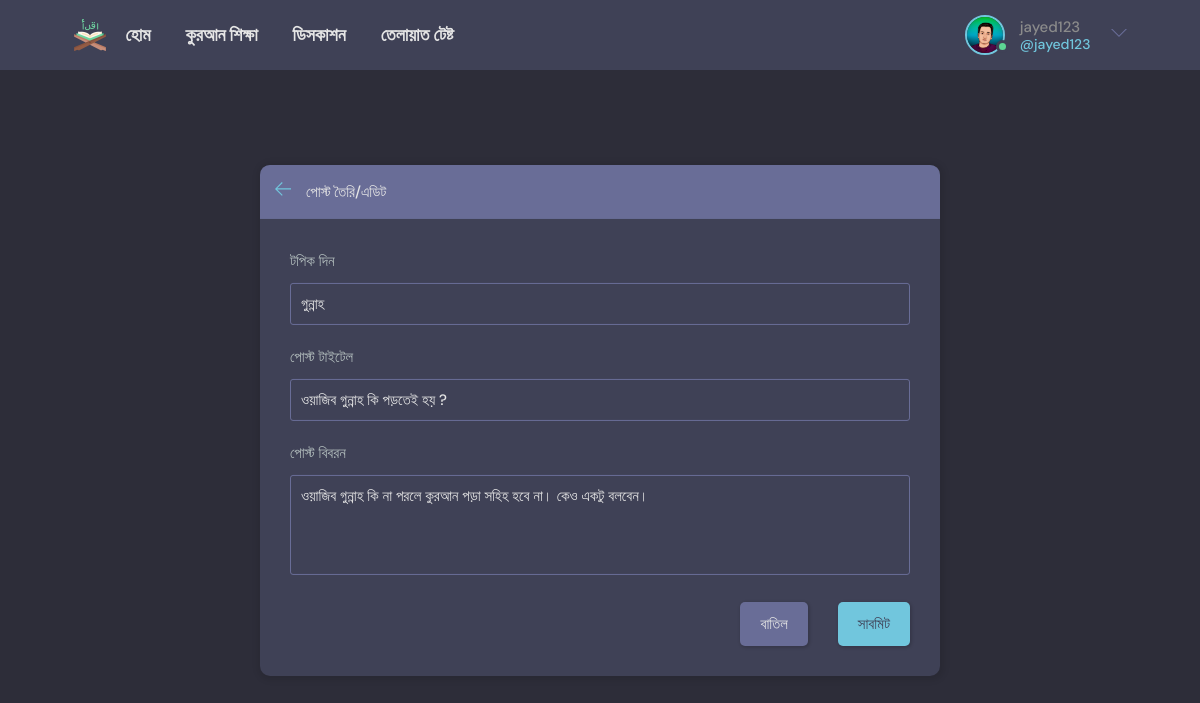
Screenshot of /update-room/2/ (signed in) with the database file from the repository.
### base/models.py (models this page shows, shortened)
class User(AbstractUser):
    name = models.CharField(max_length=200, null=True)
    email = models.EmailField(unique=True, null=True)
    bio = models.TextField(null=True)
    avatar = models.ImageField(null=True, default="avatar.svg")
    USERNAME_FIELD = 'email' # jokhn admin e dhukte jabo eta off kore dibo
    REQUIRED_FIELDS = []

class Room(models.Model):
    host = models.ForeignKey(User, on_delete=models.SET_NULL, null=True)
    topic = models.ForeignKey(Topic, on_delete=models.SET_NULL, null=True)
    name = models.CharField(max_length=200)
    description = models.TextField(null=True, blank=True)
    participants = models.ManyToManyField(
        User, related_name='participants', blank=True)
    updated = models.DateTimeField(auto_now=True)
    created = models.DateTimeField(auto_now_add=True)
    class Meta:
        ordering = ['-updated', '-created']

class Topic(models.Model):
    name = models.CharField(max_length=200)

### base/views.py (the view, shortened to what this page needs)
# urls.py: path('update-room/<str:pk>/', views.updateRoom, name="update-room"),
@login_required(login_url='login')
def updateRoom(request, pk):
    room = Room.objects.get(id=pk)
    form = RoomForm(instance=room)
    topics = Topic.objects.all()
    if request.user != room.host:
        return HttpResponse('Your are not allowed here!!')
    context = {'form': form, 'topics': topics, 'room': room}
    return render(request, 'base/room_form.html', context)

### base/forms.py
class RoomForm(ModelForm):
    class Meta:
        model = Room
        fields = '__all__'
        exclude = ['host', 'participants']

### base/templates/base/room_form.html (shortened to what this page needs)
{% extends 'main.html' %}
{% block content %}
<main class="create-room layout">
  <div class="container">
    <div class="layout__box">
      <div class="layout__boxHeader">
        <div class="layout__boxTitle">
          <a href="{{request.META.HTTP_REFERER}}">
            <svg version="1.1" xmlns="http://www.w3.org/2000/svg" width="32" height="32" viewBox="0 0 32 32">
              <title>arrow-left</title>
              <path
                d="M13.723 2.286l-13.723 13.714 13.719 13.714 1.616-1.611-10.96-10.96h27.625v-2.286h-27.625l10.965-10.965-1.616-1.607z">
              </path>
            </svg>
          </a>
          <h3>পোস্ট তৈরি/এডিট</h3>
        </div>
      </div>
      <div class="layout__body">
        <form class="form" action="" method="POST">
          <div class="form__group">
            <label for="room_topic">টপিক দিন</label>
            <input required type="text" value="{{room.topic.name}}" name="topic" list="topic-list" />
          </div>
          <div class="form__group">
            <label for="room_name">পোস্ট টাইটেল</label>
            {{form.name}}
          </div>
          <div class="form__group">
            <label for="room_description">পোস্ট বিবরন</label>
            {{form.description}}
          </div>
          <div class="form__action">
            <a class="btn btn--dark" href="{{request.META.HTTP_REFERER}}">বাতিল</a>
            <button class="btn btn--main" type="submit">সাবমিট</button>
          </div>
        </form>
      </div>
    </div>
  </div>
</main>
{% endblock content %}

### templates/navbar.html (shortened to what this page needs)
{% load static %}
<header class="header header--loggedIn">
    <div class="container">
        <a href="{% url 'index' %}" class="header__logo">
            <img src="{% static 'images/quran.png' %}" />
            <h1 style="font-size: 120%">হোম</h1>
        </a>
        <a href="{% url 'shurur-kotha' %}" class="header__logo">
            <h1 style="font-size: 120%">কুরআন শিক্ষা</h1>
        </a>
        <a href="{% url 'home' %}" class="header__logo">
            <h1 style="font-size: 120%">ডিসকাশন</h1>
        </a>
        <a href="{% url 'telawat-home' %}" class="header__logo">
            <h1 style="font-size: 120%">তেলায়াত টেষ্ট</h1>
        </a>
        <nav class="header__menu">
            {% if request.user.is_authenticated %}
            <div class="header__user">
                <a href="{% url 'update-user' %}">
                    <div class="avatar avatar--medium active">
                        <img src="{{request.user.avatar.url}}" />
                    </div>
                    <p>{{request.user.username}} <span>@{{request.user.username}}</span></p>
                </a>
                <button class="dropdown-button">
                    <svg version="1.1" xmlns="http://www.w3.org/2000/svg" width="32" height="32" viewBox="0 0 32 32">
                        <title>chevron-down</title>
                        <path d="M16 21l-13-13h-3l16 16 16-16h-3l-13 13z"></path>
                    </svg>
                </button>
            </div>
            {% else %}
            <a href="{% url 'login' %}">
                <img src="{% static 'images/avatar.svg' %}" />
                <p>লগিন</p>
            </a>
            {% endif %}
        </nav>
    </div>
</header>

### static/styles/style.css (style rules this page uses)
:root { --color-main: #71c6dd; --color-main-light: #e1f6fb; --color-dark: #3f4156; --color-dark-medium: #51546e; --color-dark-light: #696d97; --color-light: #e5e5e5; --color-gray: #8b8b8b; --color-light-gray: #b2bdbd; --color-bg: #2d2d39; --color-success: #5dd693; --color-error: #fc4b0b; }
* { font-family: "DM Sans", -apple-system, BlinkMacSystemFont, "Segoe UI", Roboto, Oxygen, Ubuntu, Cantarell, "Open Sans", "Helvetica Neue", sans-serif; margin: 0; padding: 0; box-sizing: border-box; text-rendering: optimizeLegibility; font-size: inherit; }
html { font-size: 56%; }
@media only screen and (min-width: 1200px) { html { font-size: 62.5%; } }
body { line-height: 1.6; font-weight: 400; font-size: 1.5rem; color: var(--color-light-gray); background-color: var(--color-bg); min-height: 100vh; }
img { width: 100%; }
a { display: inline-block; color: var(--color-main); text-decoration: none; }
.container { max-width: 120rem; width: 90%; margin: auto; }
.btn { background-color: transparent; border: none; display: inline-flex; align-items: center; gap: 1rem; cursor: pointer; transition: all ease-in-out 0.3s; padding: 1rem 2rem; border-radius: 5px; box-shadow: 1px 1px 3px 1px rgba(0, 0, 0, 0.15); font-weight: 500; }
.btn--main { background-color: var(--color-main); color: var(--color-dark); }
.btn--dark { background-color: var(--color-dark-light); color: var(--color-light); }
.avatar { position: relative; display: inline-block; border-radius: 50%; border: 2px solid var(--color-main); }
.avatar img { display: block; border-radius: 50%; object-fit: cover; object-position: center; }
.avatar::after { content: ""; display: block; position: absolute; background-color: var(--color-gray); z-index: 111; border-radius: 50%; border: 0.3rem solid var(--color-dark); }
.avatar.active::after { background-color: var(--color-success); }
.avatar.avatar--medium img { width: 3.6rem; height: 3.6rem; border-radius: 50%; }
.avatar.avatar--medium:after { width: 0.7rem; height: 0.7rem; bottom: 0px; right: -6px; }
.header { padding: 1.5rem; background-color: var(--color-dark); }
.header > .container { display: flex; gap: 3.5rem; }
.header__logo, .header__user { display: flex; gap: 2rem; align-items: center; }
.header__logo > img { height: 3.2rem; width: 3.2rem; }
.header__logo > h1 { font-weight: 700; font-size: 2rem; color: var(--color-light); }
.header__menu { margin-left: auto; position: relative; }
.header__menu a { display: flex; gap: 1.5rem; align-items: center; font-weight: 500; text-decoration: none; color: var(--color-gray); }
.header__menu img { height: 3.6rem; }
.header__menu p { line-height: 1.2; }
.header__menu span { color: var(--color-main); font-weight: 500; font-size: 1.4rem; display: block; }
.header__menu svg { width: 1.6rem; height: 1.6rem; fill: var(--color-dark-light); }
.dropdown-button { background: transparent; border: 0; outline: 0; cursor: pointer; }
.layout { margin-top: 2.4rem; }
.layout > .container { display: flex; justify-content: space-between; align-items: flex-start; }
.layout__box { width: 90%; max-width: 48rem; min-height: 40rem; position: absolute; top: 50%; left: 50%; transform: translate(-50%, -46%); background-color: var(--color-dark); border-radius: 1rem; box-shadow: 1px 1px 6px 3px rgba(0, 0, 0, 0.1); overflow: hidden; }
.layout__boxHeader { display: flex; padding: 1.5rem; background-color: var(--color-dark-light); }
.layout__boxTitle { display: flex; gap: 1.5rem; align-items: center; }
.layout__boxTitle h3 { text-transform: uppercase; font-weight: 500; color: var(--color-light); }
.layout__boxTitle svg { width: 1.6rem; height: 1.6rem; fill: var(--color-main); }
.layout__body { margin: 3rem; }
.form__group { margin-bottom: 2rem; width: 100%; }
.form__group label { display: block; font-size: 1.5rem; margin-bottom: 1rem; }
.form__group input, .form__group textarea, .form__group select { background: transparent; border: 1px solid var(--color-dark-light); padding: 1rem; border-radius: 3px; width: 100%; color: var(--color-light); font-weight: 500; outline: none; }
.form__group textarea { background: transparent; height: 10rem; resize: none; }
.form__action { display: flex; justify-content: flex-end; gap: 3rem; }
.create-room.layout .layout__box { max-width: 68rem; }

### rows the page displays
User: user.avatar (picture), user.username "jayed123"
Room: topic "গুন্নাহ", name "ওয়াজিব গুন্নাহ কি পড়তেই হয় ?", description "ওয়াজিব গুন্নাহ কি না পরলে কুরআন পড়া সহিহ হবে না। কেও একটু বলবেন।"
